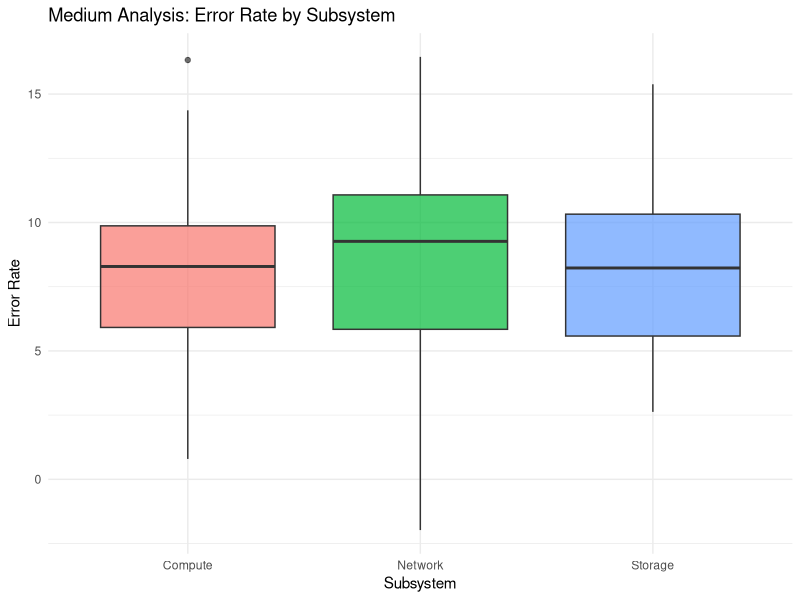

Write the R code that produced this figure.
required_packages <- c("dplyr", "ggplot2", "tidyr")

install_if_missing <- function(package_name) {
  if (!requireNamespace(package_name, quietly = TRUE)) {
    install.packages(package_name, repos = "https://cloud.r-project.org")
  }
  suppressPackageStartupMessages(
    library(package_name, character.only = TRUE)
  )
}

invisible(lapply(required_packages, install_if_missing))

set.seed(123)
n <- 180

analysis_data <- data.frame(
  subsystem = sample(c("Network", "Storage", "Compute"), n, replace = TRUE),
  load = runif(n, min = 40, max = 95),
  uptime_days = runif(n, min = 20, max = 365)
)

analysis_data <- analysis_data |>
  dplyr::mutate(
    error_rate = 0.08 * load + 0.01 * uptime_days +
      dplyr::case_when(
        subsystem == "Network" ~ 2.0,
        subsystem == "Storage" ~ 1.2,
        TRUE ~ 0.6
      ) + rnorm(n, 0, 2.8),
    subsystem = factor(subsystem)
  )

cat("=== Head of data ===\n")
print(head(analysis_data))

cat("\n=== Linear regression model ===\n")
lm_model <- lm(error_rate ~ load + uptime_days + subsystem, data = analysis_data)
print(summary(lm_model))

cat("\n=== ANOVA for subsystem effect ===\n")
anova_model <- aov(error_rate ~ subsystem, data = analysis_data)
print(summary(anova_model))

cat("\n=== Tukey post-hoc comparison ===\n")
print(TukeyHSD(anova_model))

cat("\n=== Group summaries ===\n")
group_summary <- analysis_data |>
  dplyr::group_by(subsystem) |>
  dplyr::summarise(
    avg_error = mean(error_rate),
    sd_error = sd(error_rate),
    avg_load = mean(load),
    .groups = "drop"
  )
print(group_summary)

plot <- ggplot2::ggplot(
  analysis_data,
  ggplot2::aes(x = subsystem, y = error_rate, fill = subsystem)
) +
  ggplot2::geom_boxplot(alpha = 0.7) +
  ggplot2::labs(
    title = "Medium Analysis: Error Rate by Subsystem",
    x = "Subsystem",
    y = "Error Rate"
  ) +
  ggplot2::theme_minimal() +
  ggplot2::theme(legend.position = "none")

print(plot)
